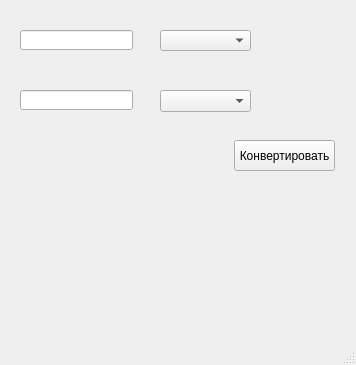
<?xml version="1.0" encoding="UTF-8"?>
<ui version="4.0">
 <class>MainWindow</class>
 <widget class="QMainWindow" name="MainWindow">
  <property name="geometry">
   <rect>
    <x>0</x>
    <y>0</y>
    <width>356</width>
    <height>365</height>
   </rect>
  </property>
  <property name="windowTitle">
   <string>MainWindow</string>
  </property>
  <widget class="QWidget" name="centralwidget">
   <widget class="QComboBox" name="comboBox">
    <property name="geometry">
     <rect>
      <x>160</x>
      <y>30</y>
      <width>91</width>
      <height>21</height>
     </rect>
    </property>
   </widget>
   <widget class="QLineEdit" name="lineEdit">
    <property name="geometry">
     <rect>
      <x>20</x>
      <y>30</y>
      <width>113</width>
      <height>20</height>
     </rect>
    </property>
   </widget>
   <widget class="QLineEdit" name="lineEdit_2">
    <property name="geometry">
     <rect>
      <x>20</x>
      <y>90</y>
      <width>113</width>
      <height>20</height>
     </rect>
    </property>
   </widget>
   <widget class="QComboBox" name="comboBox_2">
    <property name="geometry">
     <rect>
      <x>160</x>
      <y>90</y>
      <width>91</width>
      <height>22</height>
     </rect>
    </property>
   </widget>
   <widget class="QPushButton" name="pushButton">
    <property name="geometry">
     <rect>
      <x>234</x>
      <y>140</y>
      <width>101</width>
      <height>31</height>
     </rect>
    </property>
    <property name="text">
     <string>Конвертировать</string>
    </property>
   </widget>
  </widget>
  <widget class="QMenuBar" name="menubar">
   <property name="geometry">
    <rect>
     <x>0</x>
     <y>0</y>
     <width>356</width>
     <height>19</height>
    </rect>
   </property>
  </widget>
  <widget class="QStatusBar" name="statusbar"/>
 </widget>
 <resources/>
 <connections/>
</ui>
